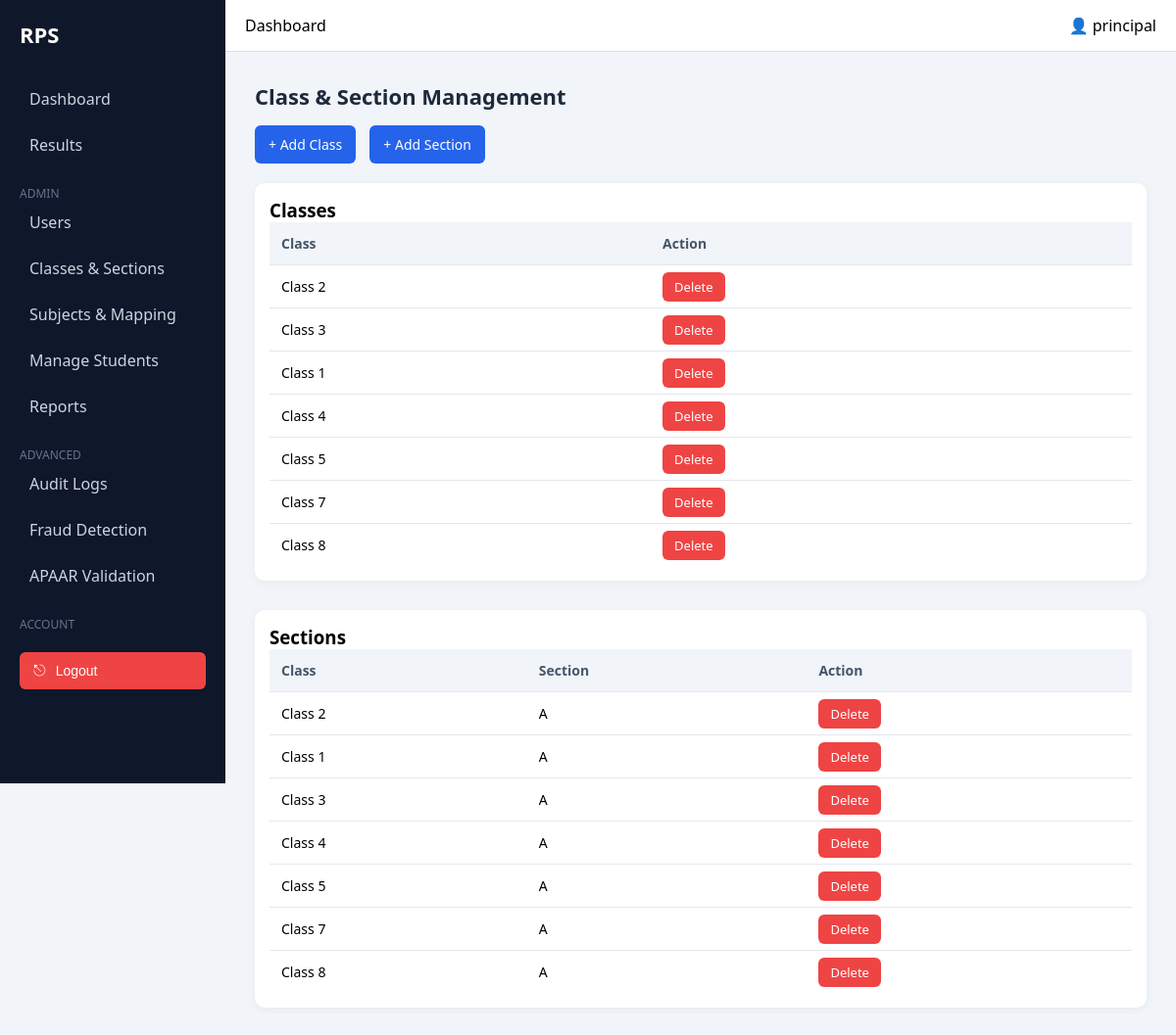
Page /dashboard/academics/ (signed in) on the committed database.
### accounts/models.py (models this page shows)
class User(AbstractUser):
    ROLE_CHOICES = (
        ('admin', 'Admin'),
        ('teacher', 'Teacher'),
        ('data_entry', 'Data Entry'),
    )
    role = models.CharField(max_length=20, choices=ROLE_CHOICES)

### academics/models.py (models this page shows, shortened)
class Class(models.Model):
    CLASS_CHOICES = [(str(i), str(i)) for i in range(1, 9)]  # 1–8
    name = models.CharField(max_length=2, choices=CLASS_CHOICES, unique=True)

class Section(models.Model):
    SECTION_CHOICES = [
        ('A', 'A'),
        ('B', 'B'),
        ('C', 'C'),
    ]
    name = models.CharField(max_length=1, choices=SECTION_CHOICES)
    class_name = models.ForeignKey(Class, on_delete=models.CASCADE, related_name='sections')
    class Meta:
        unique_together = ('name', 'class_name')

### dashboard/views.py (the view)
# urls.py: path('academics/', views.manage_academics, name='manage_academics'),
@login_required
def manage_academics(request):
    if request.user.role != 'admin':
        return redirect('login')
    classes = Class.objects.all()
    sections = Section.objects.all()
    return render(request, 'dashboard/admin/academics.html', {
        'classes': classes,
        'sections': sections
    })

### templates/dashboard/admin/academics.html
{% extends 'dashboard/base.html' %}
{% block content %}
<h2 class="page-title">Class & Section Management</h2>
<div class="academic-actions">
    <a href="{% url 'add_class' %}" class="btn-add">+ Add Class</a>
    <a href="{% url 'add_section' %}" class="btn-add">+ Add Section</a>
</div>
<div class="table-card">
    <h3>Classes</h3>
    <table>
        <tr>
            <th>Class</th>
            <th>Action</th>
        </tr>
        {% for c in classes %}
        <tr>
            <td>Class {{ c.name }}</td>
            <td>
                <a href="{% url 'delete_class' c.id %}" class="btn-delete">Delete</a>
            </td>
        </tr>
        {% endfor %}
    </table>
</div>
<div class="table-card">
    <h3>Sections</h3>
    <table>
        <tr>
            <th>Class</th>
            <th>Section</th>
            <th>Action</th>
        </tr>
        {% for s in sections %}
        <tr>
            <td>Class {{ s.class_name.name }}</td>
            <td>{{ s.name }}</td>
            <td>
                <a href="{% url 'delete_section' s.id %}" class="btn-delete">Delete</a>
            </td>
        </tr>
        {% endfor %}
    </table>
</div>
{% endblock %}

### templates/dashboard/base.html (shortened to what this page needs)
{% load static %}
<!DOCTYPE html>
<html>
<head>
    <link rel="stylesheet" href="{% static 'css/dashboard.css' %}">
</head>
<body>
<div class="layout">
    <aside class="sidebar">
        <div class="logo">RPS</div>
        <nav>
            <a href="{% url 'dashboard_home' %}">Dashboard</a>
            {% if request.user.role == 'admin' %}
                <a href="{% url 'admin_results' %}">Results</a>
                <div class="nav-section">ADMIN</div>
                <a href="{% url 'manage_users' %}">Users</a>
                <a href="{% url 'manage_academics' %}">Classes & Sections</a>
                <a href="{% url 'manage_subjects' %}">Subjects & Mapping</a>
                <a href="{% url 'admin_manage_students' %}">Manage Students</a>
                <a href="#">Reports</a>
                <div class="nav-section">ADVANCED</div>
                <a href="{% url 'audit_logs' %}">Audit Logs</a>
                <a href="{% url 'fraud_detection' %}">Fraud Detection</a>
                <a href="{% url 'apaar_validation' %}">APAAR Validation</a>
            {% endif %}
            <div class="nav-section">ACCOUNT</div>
            <form method="POST" action="{% url 'logout' %}" class="logout-form" onsubmit="return confirmLogout()">
                <button type="submit" class="logout-btn">
                    <span class="logout-icon">⎋</span>
                    Logout
                </button>
            </form>
        </nav>
    </aside>
    <main class="main">
        <header class="topbar">
            <div class="title">Dashboard</div>
            <div class="user">👤 {{ request.user.username }}</div>
        </header>
        <section class="content">
            {% block content %}{% endblock %}
        </section>
    </main>
</div>
</body>
</html>

### static/css/dashboard.css (style rules this page uses)
* { margin: 0; padding: 0; box-sizing: border-box; }
body { font-family: 'Segoe UI', sans-serif; background: #f1f5f9; }
.layout { display: flex; }
.sidebar { width: 230px; height: 100vh; background: #0f172a; color: white; padding: 20px; }
.logo { font-size: 22px; font-weight: bold; margin-bottom: 30px; }
.sidebar nav a { display: block; color: #cbd5e1; padding: 10px; margin-bottom: 5px; text-decoration: none; border-radius: 6px; }
.nav-section { margin-top: 20px; font-size: 12px; color: #64748b; }
.main { flex: 1; }
.topbar { background: white; padding: 15px 20px; display: flex; justify-content: space-between; border-bottom: 1px solid #ddd; }
.content { padding: 20px; }
h2 { margin-bottom: 20px; color: #0f172a; }
table { width: 100%; border-collapse: collapse; }
table th { padding: 14px; text-align: left; font-size: 14px; color: #475569; }
table td { padding: 14px; border-top: 1px solid #e2e8f0; font-size: 14px; }
.logout-form { margin-top: 20px; }
.logout-btn { width: 100%; display: flex; align-items: center; gap: 10px; background: #ef4444; color: white; border: none; padding: 10px 14px; border-radius: 6px; font-size: 14px; font-weight: 500; cursor: pointer; transition: 0.3s; }
.logout-icon { font-size: 16px; }
.page-title { margin-bottom: 20px; color: #0f172a; }
.academic-actions { margin-bottom: 20px; }
.academic-actions a { text-decoration: none; }
.btn-add { background: #2563eb; color: white; padding: 10px 14px; border-radius: 6px; margin-right: 10px; display: inline-block; font-size: 14px; }
.table-card { background: white; padding: 15px; border-radius: 10px; margin-bottom: 30px; box-shadow: 0 2px 8px rgba(0,0,0,0.05); }
.table-card table { width: 100%; border-collapse: collapse; }
.table-card th { background: #f1f5f9; padding: 12px; text-align: left; font-size: 14px; }
.table-card td { padding: 12px; border-top: 1px solid #e2e8f0; }
.btn-delete { background: #ef4444; color: white; padding: 5px 10px; border-radius: 5px; text-decoration: none; font-size: 12px; }
.content { padding: 30px; }
.page-title { font-size: 26px; font-weight: 600; margin-bottom: 20px; color: #0f172a; }
.btn-delete { background: #ef4444; color: white; padding: 6px 12px; border-radius: 6px; border: none; font-size: 13px; cursor: pointer; transition: 0.3s; }
.page-title { font-size: 22px; font-weight: 600; margin-bottom: 15px; color: #1e293b; }

### rows in the picture
User: user.username "principal"
Class: name "2"
Class: name "3"
Class: name "1"
Class: name "4"
Class: name "5"
Class: name "7"
Class: name "8"
Section: class_name.name "2", name "A"
Section: class_name.name "1", name "A"
Section: class_name.name "3", name "A"
Section: class_name.name "4", name "A"
Section: class_name.name "5", name "A"
Section: class_name.name "7", name "A"
Section: class_name.name "8", name "A"
